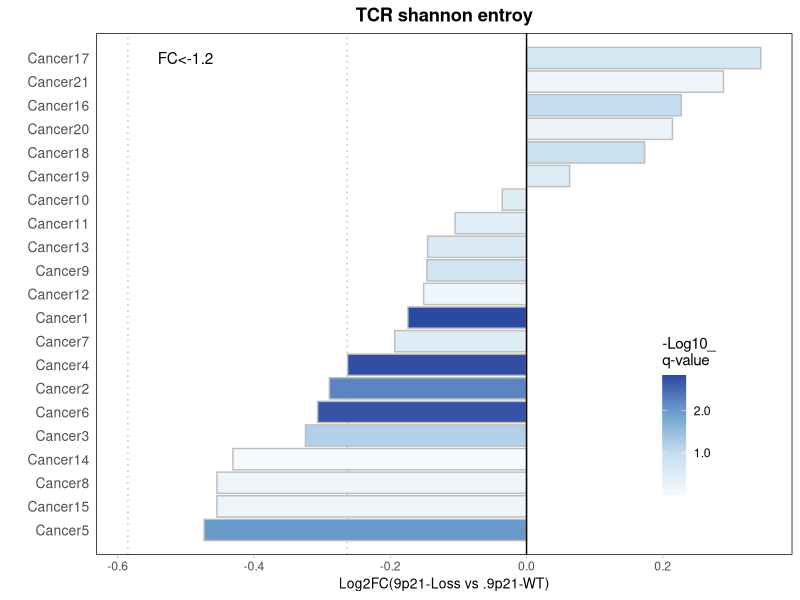
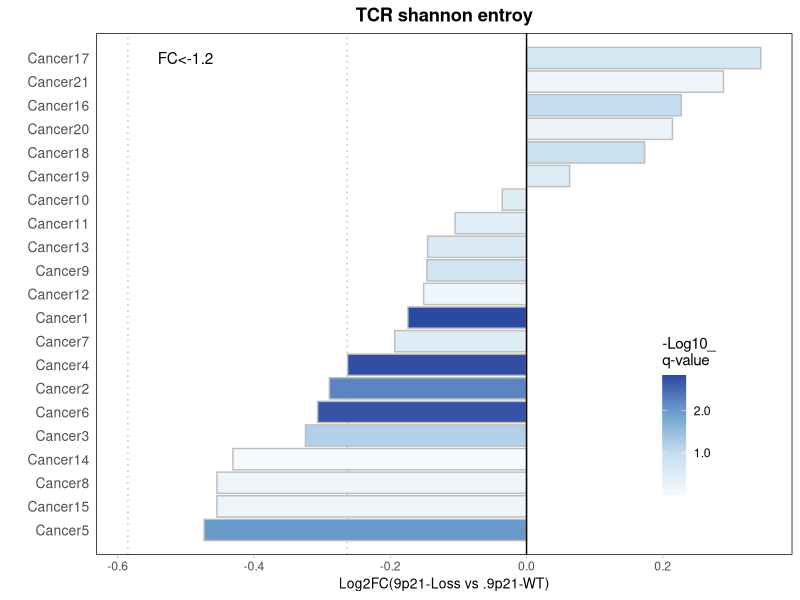

Write R code to recreate these figures, in order.
# =============================================================================
# 渐变柱状图
# organized：线性脚本 + 中文分节；路径相对本条目目录
# =============================================================================
# =============================================================================

script_dir <- tryCatch(
  dirname(normalizePath(sys.frame(1)$ofile)),
  error = function(e) {
    args <- commandArgs(trailingOnly = FALSE)
    file_arg <- grep("^--file=", args, value = TRUE)
    if (length(file_arg)) dirname(normalizePath(sub("^--file=", "", file_arg))) else normalizePath(getwd())
  }
)
root <- if (basename(script_dir) == "code") dirname(script_dir) else script_dir
out_dir <- file.path(root, "output", "figures")
dir.create(out_dir, recursive = TRUE, showWarnings = FALSE)

suppressPackageStartupMessages({
  library(ggplot2)
  library(dplyr)
  library(tidyr)
  library(readr)
  library(tibble)
  library(stringr)
  library(forcats)
})

# 加载R包：
library(ggplot2)

# 构建示例数据：
data <- data.frame(
  Gene = paste0("Cancer", 1:21),
  Log2FC = c(runif(15, -0.5,0), runif(6, 0, 0.5)),
  "Log10qvalue" = c(runif(6, 1, 3),runif(15, 0, 1)))

# 查看数据：
head(data)
#      Gene      Log2FC Log10qvalue
# 1 Cancer1 -0.18511148    2.634901
# 2 Cancer2 -0.13808342    1.939038
# 3 Cancer3 -0.30934002    2.632905
# 4 Cancer4 -0.04036049    1.911711
# 5 Cancer5 -0.04722910    1.024237
# 6 Cancer6 -0.18350572    1.759855

ggplot(data)+
  # 竖线：
  geom_hline(yintercept = c(-log2(1.2), -log2(1.5)), 
             color = "grey", linetype = "dotted")+
  # 柱状图
  geom_col(aes(x = reorder(Gene, Log2FC), y = Log2FC, fill = Log10qvalue),
           color = "grey")+
  # 黑线：
  geom_hline(yintercept = 0, color = "black")+
  # 渐变颜色填充：
  scale_fill_gradientn(name="-Log10_\nq-value", # 修改图例标题
                       colours = c("#f6fafd", "#c8dfef", "#6fa6d1", "#2c49a2"),
                       breaks = 0:3,
                       labels = paste0(0:3, ".0"))+
  
  # 坐标轴标题：
  xlab("")+
  ylab("Log2FC(9p21-Loss vs .9p21-WT)")+
  # 增大边缘柱形与边框的距离
  scale_x_discrete(expand = c(0.05, 0.05))+
  # 注释：
  annotate(geom = "text", y = -0.5, x = 21, label = "FC<-1.2")+
  # 标题：
  ggtitle("TCR shannon entroy")+
  # 坐标轴翻转：
  coord_flip()+
  # 主题：
  theme_light()+
  theme(panel.grid = element_blank(),  # 去掉网格线
        plot.title = element_text(hjust = 0.5, face = "bold"), # 标题居中、字体
        axis.ticks.y = element_blank(), # 去掉y轴刻度线
        axis.title.x = element_text(size = 10),  # x轴标题大小
        axis.text.y = element_text(size = 10),  # y轴刻度大小
        panel.border = element_rect(color = "black"),
        legend.position=c(0.9,0.1), legend.justification=c(1,0))  # 图例位置

# 保存
ggsave(file.path(out_dir, "barplot.pdf"), height = 5, width = 4)
